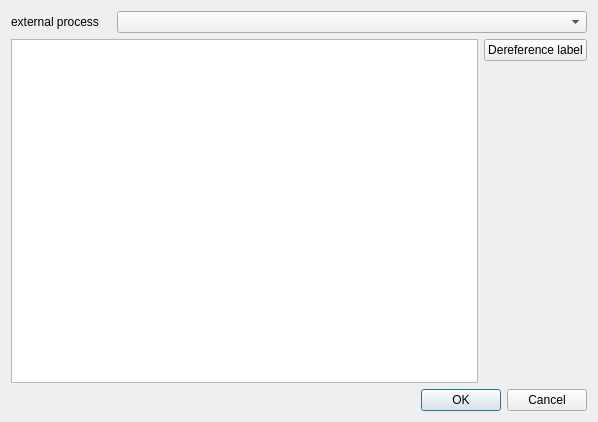
<?xml version="1.0" encoding="UTF-8"?>
<ui version="4.0">
 <class>ReferencedLabelsDialog</class>
 <widget class="QDialog" name="ReferencedLabelsDialog">
  <property name="geometry">
   <rect>
    <x>0</x>
    <y>0</y>
    <width>598</width>
    <height>422</height>
   </rect>
  </property>
  <property name="windowTitle">
   <string>Referenced label</string>
  </property>
  <layout class="QVBoxLayout" name="verticalLayout_2">
   <item>
    <layout class="QHBoxLayout" name="horizontalLayout">
     <item>
      <widget class="QLabel" name="label">
       <property name="maximumSize">
        <size>
         <width>100</width>
         <height>16777215</height>
        </size>
       </property>
       <property name="text">
        <string>external process</string>
       </property>
      </widget>
     </item>
     <item>
      <widget class="QComboBox" name="ProcessComboBox"/>
     </item>
    </layout>
   </item>
   <item>
    <layout class="QHBoxLayout" name="horizontalLayout_2">
     <item>
      <widget class="QTreeView" name="treeView">
       <property name="editTriggers">
        <set>QAbstractItemView::AllEditTriggers</set>
       </property>
       <property name="selectionMode">
        <enum>QAbstractItemView::ExtendedSelection</enum>
       </property>
      </widget>
     </item>
     <item>
      <layout class="QVBoxLayout" name="verticalLayout">
       <item>
        <widget class="QPushButton" name="DereferenceLabelPushButton">
         <property name="minimumSize">
          <size>
           <width>100</width>
           <height>0</height>
          </size>
         </property>
         <property name="text">
          <string>Dereference label</string>
         </property>
        </widget>
       </item>
       <item>
        <spacer name="verticalSpacer">
         <property name="orientation">
          <enum>Qt::Vertical</enum>
         </property>
         <property name="sizeHint" stdset="0">
          <size>
           <width>20</width>
           <height>40</height>
          </size>
         </property>
        </spacer>
       </item>
      </layout>
     </item>
    </layout>
   </item>
   <item>
    <widget class="QDialogButtonBox" name="buttonBox">
     <property name="orientation">
      <enum>Qt::Horizontal</enum>
     </property>
     <property name="standardButtons">
      <set>QDialogButtonBox::Cancel|QDialogButtonBox::Ok</set>
     </property>
    </widget>
   </item>
  </layout>
 </widget>
 <resources/>
 <connections>
  <connection>
   <sender>buttonBox</sender>
   <signal>accepted()</signal>
   <receiver>ReferencedLabelsDialog</receiver>
   <slot>accept()</slot>
   <hints>
    <hint type="sourcelabel">
     <x>248</x>
     <y>254</y>
    </hint>
    <hint type="destinationlabel">
     <x>157</x>
     <y>274</y>
    </hint>
   </hints>
  </connection>
  <connection>
   <sender>buttonBox</sender>
   <signal>rejected()</signal>
   <receiver>ReferencedLabelsDialog</receiver>
   <slot>reject()</slot>
   <hints>
    <hint type="sourcelabel">
     <x>316</x>
     <y>260</y>
    </hint>
    <hint type="destinationlabel">
     <x>286</x>
     <y>274</y>
    </hint>
   </hints>
  </connection>
 </connections>
</ui>
